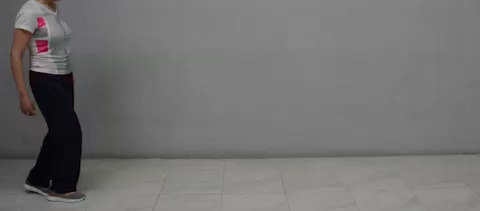
#> input picture Semillero_2019-I/notebooks/frames/gait/1.jpg, 480 x 211 px
$ jupyter execute --allow-errors Lecture01_IntroToComputerVision.ipynb
#> lines starting #> are read from the running program, lines starting #| are printed output that depends on the picture
# Computer Vision Fundamentals: OpenCV with Python

OpenCV (Open Source Computer Vision) is a library of programming functions mainly aimed at real-time computer vision. OpenCV is written in C++, but there are bindings in Python, Java and Matlab. So, here we will perform some basic digital image processing operations using OpenCV as a Python module.

[cell 1]
import cv2 as cv
import numpy as np
import matplotlib.pyplot as plt
from IPython.display import clear_output

## Images and videos with opencv
### Dealing with images...

+ Images are matrices of three channels, namely in format R (red),G (green), B (blue).

+ Namely each pixel represent a color value intensities between [0-255] = $2^8$. In color, each matrix reprent the quantity of color at each channel

+ Images data type is uint8 but we should convert in float64 to perfom operations

**Note**: In opencv RGB channels are coded as BGR

[cell 2]
I = cv.imread("frames/gait/1.jpg")
#> I is the input picture: shape (211, 480, 3); mean B, G, R 113.4, 114, 114.9
image1 = I
image2 = I[:,:,::-1]
#========================================================
#Location coordinates
x = 50
y = 47
#========================================================
print("==========================================================================================")
print("You have a location (x,y) = ({},{})".format(x,y))
print("==========================================================================================")
print("==========================================================================================")
print("The following is the shape of our image. (height, width, channels) (rows, columns , channels)")
print(I.shape)
#| (211, 480, 3)
print("==========================================================================================")

pixel1 = image1[x,y]
#> pixel1 = [58, 31, 111]
pixel2 = image2[x,y]
#> pixel2 = [111, 31, 58]
plt.figure(figsize=(15,20))
#> (this line was passed over: IPython is not available in this run)
#> (the rest of this cell did not finish here and is left out)

## Datatype importance

### uint8 VS float64

the following Cell will show you why we should make operations using float64, usually images come with a datatype **uint8**. However, if you need to perform math operations over your image, don't forget to cast your datatype to **float64**

[cell 3]
imageR = image2[:,:,0]
imageB = image2[:,:,0]
imageG = image2[:,:,0]
grayImage = (imageR + imageG + imageB)/3
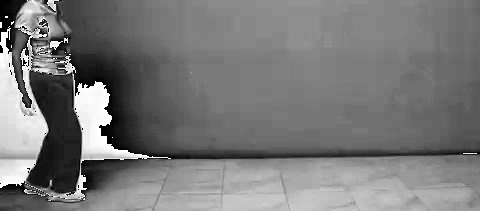
#> grayImage: shape (211, 480) float64; min 0, max 85, mean 40.1; drawn with min black and max white
plt.figure(figsize=(15,20))
#> (this line was passed over: IPython is not available in this run)
#> (the rest of this cell did not finish here and is left out)

Now, take a look to the gray scale image, how does it look like for you? is it better now? or was it before?

[cell 4]
imageR = np.array(image2[:,:,0], np.float64)
imageB = np.array(image2[:,:,1], np.float64)
imageG = np.array(image2[:,:,2], np.float64)
grayImage = (imageR + imageG + imageB)/3
plt.figure(figsize=(15,20))
#> (this line was passed over: IPython is not available in this run)
#> (the rest of this cell did not finish here and is left out)
